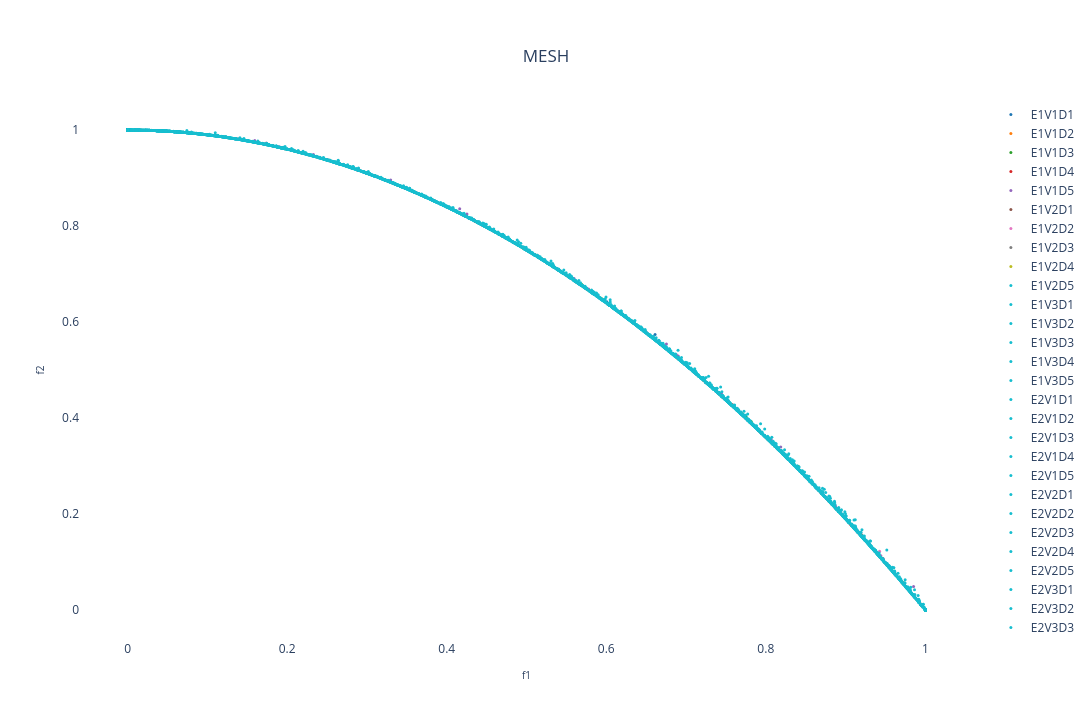

Here is the notebook cell this chart was saved with:
### Markdown cell above
## Benchmark 2D:

### Code cell
design_space = []
pareto_front = []

experiment_name = "zdt2"

# Choosing the files
choose_global_best_attribution_type = [0,1,2,3] # [0, 1, 2, 3]
choose_Xr_pool_type = [0,1,2] # [0, 1, 2]
choose_DE_mutation_type = [0,1,2,3,4] # [0, 1, 2, 3, 4]

# Name of chosen files
file_names = [
        f"E{i+1}V{j+1}D{k+1}_{experiment_name}.pkl"
        for i in choose_global_best_attribution_type
        for j in choose_Xr_pool_type
        for k in choose_DE_mutation_type
    ]
num_dataset = len(file_names) # Number of dataset

solid_colors = [mcolors.to_hex(cm.tab10(i)) for i in range(num_dataset + 1)] # List with solid colors

colorscales = pc.named_colorscales() # List of color scales
num_scales = len(colorscales)

for i in range(num_dataset):
  with open("../result/" + file_names[i], "rb") as f:
    r = pickle.load(f)
    pareto_front.append(
      go.Scatter(x=r['combined'][1][:,0],
                   y=r['combined'][1][:,1],
                   mode='markers', marker=dict(size=3, color=solid_colors[i]), #r['combined'][1][:,1], colorscale=colorscales[(i+1) % num_scales]),
                   name=file_names[i][:6],
                   showlegend=True)
    )

# Creating a subplot
fig = go.Figure()

for i in range(num_dataset):
    fig.add_trace(pareto_front[i])

# Setting layout
fig.update_layout(
    showlegend=True,
    xaxis=dict(title=dict(text='f1', font=dict(size=10))),
    yaxis=dict(title=dict(text='f2', font=dict(size=10))),
    title=dict(
        text='MESH',
        x=0.5,  # Centering the title
        xanchor='center',
        yanchor='top'
    ),
    #margin=dict(l=0, r=0, b=0, t=0), # Rearrange the margin
    width=1520,   # Figure width (pixels)
    height=720,  # Figure height (pixels)
    paper_bgcolor="white",
    plot_bgcolor='white'
)

# Showing the figure
fig.show()
